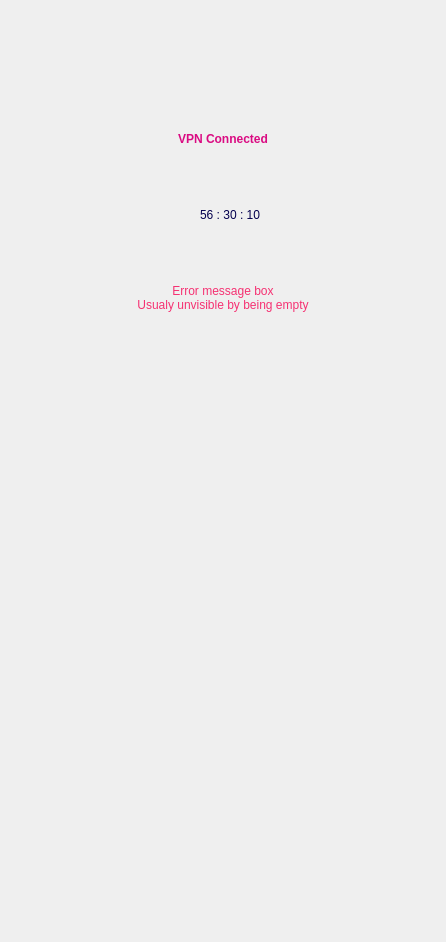
<?xml version="1.0" encoding="UTF-8"?>
<ui version="4.0">
 <class>Dashboard</class>
 <widget class="QWidget" name="Dashboard">
  <property name="geometry">
   <rect>
    <x>0</x>
    <y>0</y>
    <width>446</width>
    <height>942</height>
   </rect>
  </property>
  <property name="windowTitle">
   <string>Form</string>
  </property>
  <layout class="QVBoxLayout" name="verticalLayout">
   <property name="spacing">
    <number>0</number>
   </property>
   <property name="leftMargin">
    <number>0</number>
   </property>
   <property name="topMargin">
    <number>0</number>
   </property>
   <property name="rightMargin">
    <number>0</number>
   </property>
   <property name="bottomMargin">
    <number>0</number>
   </property>
   <item>
    <widget class="DapGuiWidget" name="Background" native="true">
     <property name="cssStyle" stdset="0">
      <string>backgroundcolor</string>
     </property>
     <layout class="QVBoxLayout" name="verticalLayout_2">
      <property name="spacing">
       <number>0</number>
      </property>
      <property name="leftMargin">
       <number>0</number>
      </property>
      <property name="topMargin">
       <number>0</number>
      </property>
      <property name="rightMargin">
       <number>0</number>
      </property>
      <property name="bottomMargin">
       <number>0</number>
      </property>
      <item>
       <widget class="DapGuiWidget" name="kelGuiWidget_2" native="true">
        <property name="cssStyle" stdset="0">
         <string>conn-top-spacer</string>
        </property>
       </widget>
      </item>
      <item>
       <widget class="DapGuiLabel" name="lTitle">
        <property name="styleSheet">
         <string notr="true">#lTitle{ 	height: 28px; 	min-height: 28px; 	max-height: 28px; 
 	font: 24px/29px; 
 	color: #DA0B82; 
 	font-weight: bold; 	font-style: bold; 	font-size: bold; 
 	font-family: 'Lato'; 
 	border: none; 
 	background-color: rgba(0,0,0,0); }</string>
        </property>
        <property name="text">
         <string>VPN Connected</string>
        </property>
        <property name="alignment">
         <set>Qt::AlignCenter</set>
        </property>
        <property name="cssStyle" stdset="0">
         <string>conn-top-text-connected font24 red normalbold lato noborder nobackground</string>
        </property>
       </widget>
      </item>
      <item>
       <widget class="DapGuiWidget" name="kelGuiWidget_5" native="true">
        <property name="cssStyle" stdset="0">
         <string>conn-top-text-time</string>
        </property>
        <layout class="QHBoxLayout" name="horizontalLayout">
         <property name="spacing">
          <number>0</number>
         </property>
         <property name="leftMargin">
          <number>0</number>
         </property>
         <property name="topMargin">
          <number>0</number>
         </property>
         <property name="rightMargin">
          <number>0</number>
         </property>
         <property name="bottomMargin">
          <number>0</number>
         </property>
         <item>
          <spacer name="horizontalSpacer_3">
           <property name="orientation">
            <enum>Qt::Horizontal</enum>
           </property>
           <property name="sizeHint" stdset="0">
            <size>
             <width>40</width>
             <height>20</height>
            </size>
           </property>
          </spacer>
         </item>
         <item>
          <widget class="DapGuiLabel" name="lStatusIconOn">
           <property name="cssStyle" stdset="0">
            <string>conn-status-icon ic_online noborder nobackground</string>
           </property>
          </widget>
         </item>
         <item>
          <widget class="DapGuiLabel" name="lStatusIconOff">
           <property name="cssStyle" stdset="0">
            <string>conn-status-icon ic_offline noborder nobackground</string>
           </property>
          </widget>
         </item>
         <item>
          <widget class="DapGuiLabel" name="lUptime">
           <property name="styleSheet">
            <string notr="true">#lUptime{ 	height: 22px; 	min-height: 22px; 	max-height: 22px; 
 	font: 18px/22px; 
 	font-weight: normal; 	font-style: normal; 	font-size: normal; 
 	color: #04004E; 
 	font-family: 'Lato'; 
 	border: none; 
 	background-color: rgba(0,0,0,0); }</string>
           </property>
           <property name="text">
            <string>56 : 30 : 10</string>
           </property>
           <property name="cssStyle" stdset="0">
            <string>conn-top-text-time font18 normal darkblue lato noborder nobackground</string>
           </property>
          </widget>
         </item>
         <item>
          <spacer name="horizontalSpacer">
           <property name="orientation">
            <enum>Qt::Horizontal</enum>
           </property>
           <property name="sizeHint" stdset="0">
            <size>
             <width>40</width>
             <height>20</height>
            </size>
           </property>
          </spacer>
         </item>
        </layout>
       </widget>
      </item>
      <item>
       <layout class="QHBoxLayout" name="horizontalLayout_5">
        <item>
         <spacer name="horizontalSpacer_2">
          <property name="orientation">
           <enum>Qt::Horizontal</enum>
          </property>
          <property name="sizeType">
           <enum>QSizePolicy::Fixed</enum>
          </property>
          <property name="sizeHint" stdset="0">
           <size>
            <width>15</width>
            <height>20</height>
           </size>
          </property>
         </spacer>
        </item>
        <item>
         <widget class="DapGuiLabel" name="lStatus">
          <property name="minimumSize">
           <size>
            <width>0</width>
            <height>40</height>
           </size>
          </property>
          <property name="maximumSize">
           <size>
            <width>16777215</width>
            <height>40</height>
           </size>
          </property>
          <property name="styleSheet">
           <string notr="true">#lStatus{ 	font: 13px/18px; 
 	color: #F53172; 
 	font-family: 'Lato'; 
 	font-weight: normal; 	font-style: normal; 	font-size: normal; 
 	height: 40px; 	min-height: 40px; 	max-height: 40px; 
 	border: none; 
 	background-color: rgba(0,0,0,0); }</string>
          </property>
          <property name="frameShape">
           <enum>QFrame::NoFrame</enum>
          </property>
          <property name="text">
           <string>Error message box
Usualy unvisible by being empty</string>
          </property>
          <property name="alignment">
           <set>Qt::AlignCenter</set>
          </property>
          <property name="wordWrap">
           <bool>true</bool>
          </property>
          <property name="cssStyle" stdset="0">
           <string>font13 red_error lato normal login-error-message noborder nobackground</string>
          </property>
         </widget>
        </item>
        <item>
         <spacer name="horizontalSpacer_4">
          <property name="orientation">
           <enum>Qt::Horizontal</enum>
          </property>
          <property name="sizeType">
           <enum>QSizePolicy::Fixed</enum>
          </property>
          <property name="sizeHint" stdset="0">
           <size>
            <width>15</width>
            <height>20</height>
           </size>
          </property>
         </spacer>
        </item>
       </layout>
      </item>
      <item>
       <layout class="QHBoxLayout" name="horizontalLayout_3">
        <item>
         <widget class="DapGuiSwitch" name="btnSwitch" native="true"/>
        </item>
       </layout>
      </item>
      <item>
       <widget class="DapGuiWidget" name="kelGuiWidget_4" native="true">
        <property name="cssStyle" stdset="0">
         <string>conn-down-button-spacer</string>
        </property>
       </widget>
      </item>
      <item>
       <layout class="QHBoxLayout" name="horizontalLayout_2">
        <item>
         <widget class="DapGuiButton" name="lDownload" native="true">
          <property name="cssStyle" stdset="0">
           <string>conn-status-button</string>
          </property>
          <property name="mainText" stdset="0">
           <string>120 kb/s</string>
          </property>
          <property name="subText" stdset="0">
           <string>download</string>
          </property>
          <property name="mainCssClass" stdset="0">
           <string>darkblue bold font26 lato</string>
          </property>
          <property name="subCssClass" stdset="0">
           <string>gray uppercase font12 lato</string>
          </property>
         </widget>
        </item>
        <item>
         <widget class="DapGuiButton" name="lUpload" native="true">
          <property name="cssStyle" stdset="0">
           <string>conn-status-button</string>
          </property>
          <property name="mainText" stdset="0">
           <string>34.7 kb/s</string>
          </property>
          <property name="subText" stdset="0">
           <string>upload</string>
          </property>
          <property name="mainCssClass" stdset="0">
           <string>darkblue normalbold font26 lato</string>
          </property>
          <property name="subCssClass" stdset="0">
           <string>gray uppercase font12 lato</string>
          </property>
         </widget>
        </item>
       </layout>
      </item>
      <item>
       <layout class="QHBoxLayout" name="horizontalLayout_4">
        <item>
         <widget class="DapGuiButton" name="btnServer" native="true">
          <property name="sizePolicy">
           <sizepolicy hsizetype="Minimum" vsizetype="Minimum">
            <horstretch>0</horstretch>
            <verstretch>0</verstretch>
           </sizepolicy>
          </property>
          <property name="cssStyle" stdset="0">
           <string>conn-connectedto-button nobackground</string>
          </property>
          <property name="mainText" stdset="0">
           <string>Auto</string>
          </property>
          <property name="subText" stdset="0">
           <string></string>
          </property>
          <property name="mainCssClass" stdset="0">
           <string>darkblue font18 normalbold</string>
          </property>
          <property name="subCssClass" stdset="0">
           <string>gray uppercase font16 lato normal</string>
          </property>
          <property name="leftCssClass" stdset="0">
           <string>darkblue normalbold font30 lato</string>
          </property>
          <property name="link" stdset="0">
           <bool>true</bool>
          </property>
          <property name="frame" stdset="0">
           <bool>true</bool>
          </property>
         </widget>
        </item>
       </layout>
      </item>
      <item>
       <widget class="DapGuiWidget" name="kelGuiWidget" native="true">
        <property name="cssStyle" stdset="0">
         <string>footer</string>
        </property>
       </widget>
      </item>
     </layout>
    </widget>
   </item>
  </layout>
 </widget>
 <customwidgets>
  <customwidget>
   <class>DapGuiLabel</class>
   <extends>QLabel</extends>
   <header>dapguilabel.h</header>
  </customwidget>
  <customwidget>
   <class>DapGuiWidget</class>
   <extends>QWidget</extends>
   <header>dapguiwidget.h</header>
   <container>1</container>
  </customwidget>
  <customwidget>
   <class>DapGuiButton</class>
   <extends>QWidget</extends>
   <header>dapguibutton.h</header>
  </customwidget>
  <customwidget>
   <class>DapGuiSwitch</class>
   <extends>QWidget</extends>
   <header>dapguiswitch.h</header>
  </customwidget>
 </customwidgets>
 <resources/>
 <connections/>
</ui>
